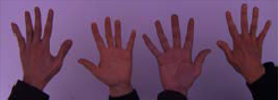
#> input picture white_patch/test_blue.png, 278 x 100 px
$ jupyter execute TP_01.ipynb   (shell and % lines are left out)
#> lines starting #> are read from the running program, lines starting #| are printed output that depends on the picture
#> further down, img_color is the input picture: shape (100, 278, 3); mean B, G, R 100.7, 69.5, 103
# TP 01

**Alumno**: Matias Tripode

## Parte I

[cell 1]

import numpy as np
import cv2 as cv
import matplotlib.pyplot as plt

**1) Implementar el algoritmo White Patch para librarnos de las diferencias de color de iluminación.**

[cell 2]
def white_patch(input_image_rgb: np.ndarray) -> np.ndarray:
    im_r, im_g, im_b = cv.split(input_image_rgb)
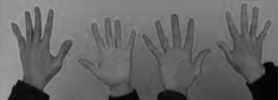
#> im_r: shape (100, 278); min 0, max 165, mean 103
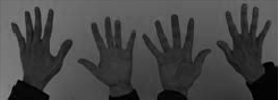
#> im_g: shape (100, 278); min 0, max 138, mean 69.5
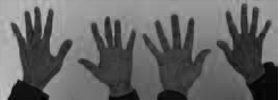
#> im_b: shape (100, 278); min 0, max 200, mean 100.7
    # red
    im_r_max = im_r.max()
#> im_r_max = 165
    if im_r_max == 255:
        im_r_max = np.percentile(im_r, 95)
    # green
    im_g_max = im_g.max()
#> im_g_max = 138
    if im_g_max == 255:
        im_g_max = np.percentile(im_g, 95)
    # blue
    im_b_max = im_b.max()
#> im_b_max = 200
    if im_b_max == 255:
        im_b_max = np.percentile(im_b, 95)

    new_r = np.uint8((255/im_r_max)*im_r)
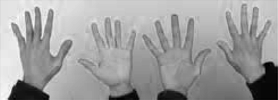
#> new_r: shape (100, 278); min 0, max 255, mean 158.8
    new_g = np.uint8((255/im_g_max)*im_g)
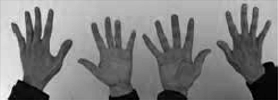
#> new_g: shape (100, 278); min 0, max 255, mean 127.9
    new_b = np.uint8((255/im_b_max)*im_b)
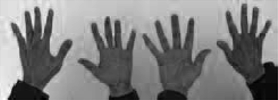
#> new_b: shape (100, 278); min 0, max 254, mean 127.9

    return cv.merge((new_r,new_g,new_b))
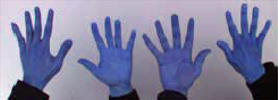
#> returned value: shape (100, 278, 3); mean of channels 0, 1, 2 158.8, 127.9, 127.9; drawn as B, G, R

**2) Mostrar los resultados obtenidos y analizar las posibles fallas (si es que las hay) en el caso de
White patch.**

[cell 3]
# Descomentar alguna de las lineas para ver el procesado de la imagen con White-patch
img_color = cv.imread('white_patch/test_blue.png')
# [9 lines of commented-out code are left out]

imgRGB = cv.cvtColor(img_color, cv.COLOR_BGR2RGB)

imgRGB_filtrada = white_patch(imgRGB)

# Nueva figura
fig = plt.figure()

# Imagen original
ax1=plt.subplot(221)
ax1.imshow(imgRGB, cmap='gray', vmin=0, vmax=255)
ax1.set_title('Original')

# Imagen modificada con white-patch
ax2=plt.subplot(222)
ax2.imshow(imgRGB_filtrada, cmap='gray', vmin=0, vmax=255)
ax2.set_title('White-patch')

plt.show()

**Analizar las posibles fallas**

- Un posible caso de falla es cuando las divisiones `255/r_max`, `255/g_max`, `255/b_max` dan `1`, en estos casos la imagen resultante sera la misma. Para evitar esto utilizamos el `percentil 95`.
- Otro problema podria ser si alguno de los maximos (`r_max`, `g_max` o `b_max`) dan `0`, ahi podruciria un error en ejecucion.

## Parte II

**1. Para las imágenes img1_tp.png y img2_tp.png leerlas con OpenCV en escala de grisas y
visualizarlas**

[cell 4]

import numpy as np
import cv2 as cv
import matplotlib.pyplot as plt

[cell 5]
# Cargar una imagen en modo monocromático (un canal)
img1_tp = cv.imread('img1_tp.png', cv.IMREAD_GRAYSCALE)
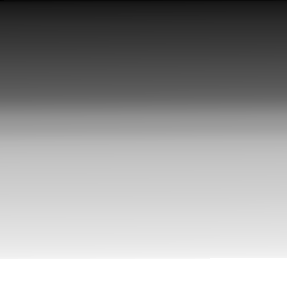
#> input picture img1_tp.png, 287 x 288 px
#> img1_tp is the input picture: shape (288, 287); min 2, max 255, mean 154.8
img2_tp = cv.imread('img2_tp.png', cv.IMREAD_GRAYSCALE)
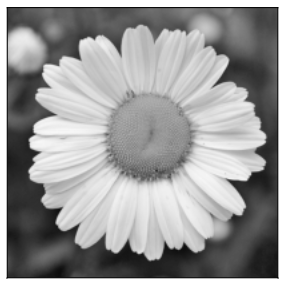
#> input picture img2_tp.png, 287 x 288 px
#> img2_tp is the input picture: shape (288, 287); min 2, max 255, mean 154.8

# Nueva figura
fig = plt.figure()

# Imagen img1_tp
ax1=plt.subplot(221)
ax1.imshow(img1_tp, cmap='gray', vmin=0, vmax=255)
ax1.set_title('img1_tp')

# Imagen img2_tp
ax2=plt.subplot(222)
ax2.imshow(img2_tp, cmap='gray', vmin=0, vmax=255)
ax2.set_title('img2_tp')

plt.show()

**2) Elija el numero de bins que crea conveniente y grafique su histograma**

[cell 6]
# Nueva figura
fig = plt.figure()

# Imagen img1_tp
ax1=plt.subplot(221)
ax1.imshow(img1_tp, cmap='gray', vmin=0, vmax=255)
ax1.set_title('img1_tp')

ax3=plt.subplot(223)
ax3.hist(img1_tp, bins=32, edgecolor='black')
ax3.set_title('Histograma img1_tp')

# Imagen img2_tp
ax2=plt.subplot(222)
ax2.imshow(img2_tp, cmap='gray', vmin=0, vmax=255)
ax2.set_title('img2_tp')

ax4=plt.subplot(224)
ax4.hist(img2_tp, bins=32, edgecolor='black')
ax4.set_title('Histograma img2_tp')
plt.show()
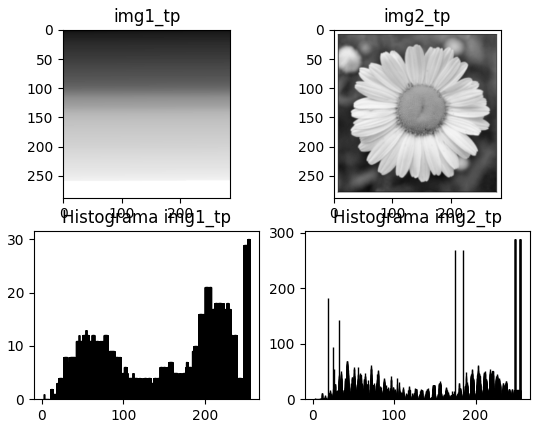
#> figure drawn by matplotlib, 4 panels; panel 2: tallest bar 29 high, from x = 247.9 to 247.9; panel 2: tallest bar 29 high, from x = 247.9 to 247.9; panel 2: tallest bar 29 high, from x = 247.9 to 248; panel 4: tallest bar 288 high, from x = 247.9 to 247.9
